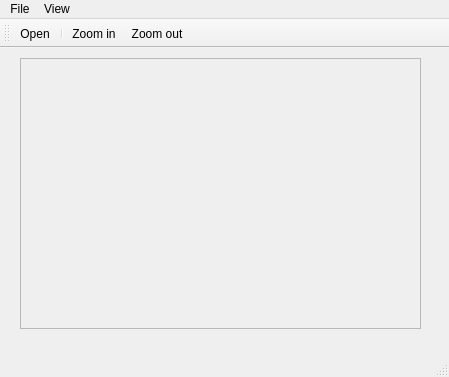
<?xml version="1.0" encoding="UTF-8"?>
<ui version="4.0">
 <class>MainWindow</class>
 <widget class="QMainWindow" name="MainWindow">
  <property name="geometry">
   <rect>
    <x>0</x>
    <y>0</y>
    <width>449</width>
    <height>377</height>
   </rect>
  </property>
  <property name="windowTitle">
   <string>MainWindow</string>
  </property>
  <widget class="QWidget" name="centralwidget">
   <widget class="QScrollArea" name="scrollArea">
    <property name="geometry">
     <rect>
      <x>20</x>
      <y>10</y>
      <width>401</width>
      <height>271</height>
     </rect>
    </property>
    <property name="widgetResizable">
     <bool>true</bool>
    </property>
    <widget class="QWidget" name="scrollAreaWidgetContents">
     <property name="geometry">
      <rect>
       <x>0</x>
       <y>0</y>
       <width>399</width>
       <height>269</height>
      </rect>
     </property>
    </widget>
   </widget>
  </widget>
  <widget class="QMenuBar" name="menubar">
   <property name="geometry">
    <rect>
     <x>0</x>
     <y>0</y>
     <width>449</width>
     <height>24</height>
    </rect>
   </property>
   <widget class="QMenu" name="menuFile">
    <property name="title">
     <string>File</string>
    </property>
    <addaction name="actionOpen"/>
   </widget>
   <widget class="QMenu" name="menuView">
    <property name="title">
     <string>View</string>
    </property>
    <addaction name="actionZoom_in"/>
    <addaction name="actionZoom_out"/>
   </widget>
   <addaction name="menuFile"/>
   <addaction name="menuView"/>
  </widget>
  <widget class="QStatusBar" name="statusbar"/>
  <widget class="QToolBar" name="toolBar">
   <property name="windowTitle">
    <string>toolBar</string>
   </property>
   <attribute name="toolBarArea">
    <enum>TopToolBarArea</enum>
   </attribute>
   <attribute name="toolBarBreak">
    <bool>false</bool>
   </attribute>
   <addaction name="actionOpen"/>
   <addaction name="separator"/>
   <addaction name="actionZoom_in"/>
   <addaction name="actionZoom_out"/>
  </widget>
  <action name="actionOpen">
   <property name="text">
    <string>Open</string>
   </property>
  </action>
  <action name="actionZoom_in">
   <property name="text">
    <string>Zoom in</string>
   </property>
  </action>
  <action name="actionZoom_out">
   <property name="text">
    <string>Zoom out</string>
   </property>
  </action>
 </widget>
 <resources/>
 <connections/>
</ui>
